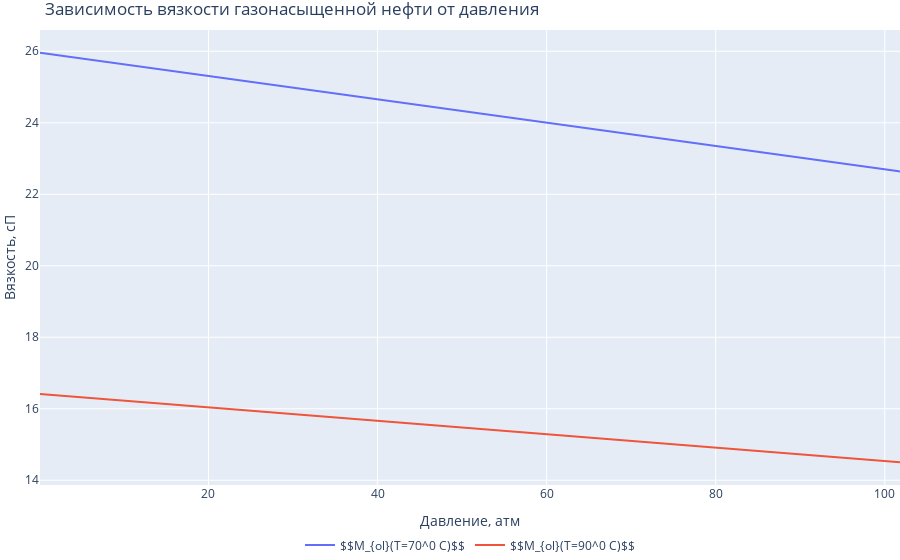

The code cell stored with this chart in its notebook:
### Markdown cell above
**С повышением давления до давления насыщения вязкость газонасыщенной нефти падает, так как в ней растворяется все больше газа. С повышением температуры вязкость нефти так же уменьшается.

### Code cell
fig1 = go.Figure()

fig1.add_trace(go.Scatter(x=P_si, y=Mol70, name='$$M_{ol}(T=70^0 C)$$'))
fig1.add_trace(go.Scatter(x=P_si, y=Mol90, name='$$M_{ol}(T=90^0 C)$$'))
fig1.update_layout(legend_orientation="h",
                  legend=dict(x=.5, xanchor="center"),
                  title="Зависимость вязкости газонасыщенной нефти от давления",
                  xaxis_title="Давление, атм",
                  yaxis_title="Вязкость, сП",
                  margin=dict(l=0, r=0, t=30, b=0))
fig1.update_traces(hoverinfo="x+y")
fig1.show()

### Figure 1 — Plotly figure (JSON) as saved in the notebook; plotly's stock layout.template omitted (floating-point values rounded to 4 significant figures; data arrays with more than 128 entries replaced by an {"elided": "..."} marker saying what was removed)
{"data": [{"hoverinfo": "x+y", "name": "$$M_{ol}(T=70^0 C)$$", "type": "scatter", "x": {"elided": "300 float values"}, "y": {"elided": "300 float values"}}, {"hoverinfo": "x+y", "name": "$$M_{ol}(T=90^0 C)$$", "type": "scatter", "x": {"elided": "300 float values"}, "y": {"elided": "300 float values"}}], "layout": {"legend": {"orientation": "h", "x": 0.5, "xanchor": "center"}, "margin": {"b": 0, "l": 0, "r": 0, "t": 30}, "title": {"text": "Зависимость вязкости газонасыщенной нефти от давления"}, "xaxis": {"title": {"text": "Давление, атм"}}, "yaxis": {"title": {"text": "Вязкость, сП"}}}}
